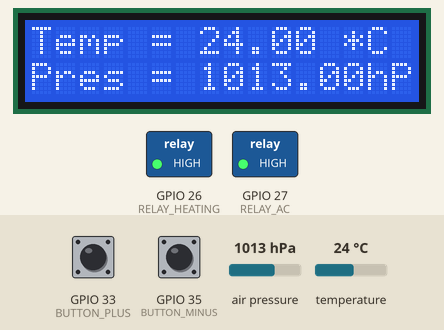
The sketch below on a simulated ESP32. Parts: 16×2 character LCD, switched loads named in the sketch (green lamp = pin HIGH). The inputs (shaded band) are chosen by the test bench; at power-on: GPIO 33 (BUTTON_PLUS) LOW, temperature 24 °C, GPIO 35 (BUTTON_MINUS) LOW, air pressure 1013 hPa. WiFi joins after 1.5 s; servers stay silent unless stated; what the sketch prints to the serial monitor is not drawn.

Above: at 3.2 s.
3.3 s: GPIO 33 (BUTTON_PLUS) pulled HIGH for 0.15 s
At 3.8 s:
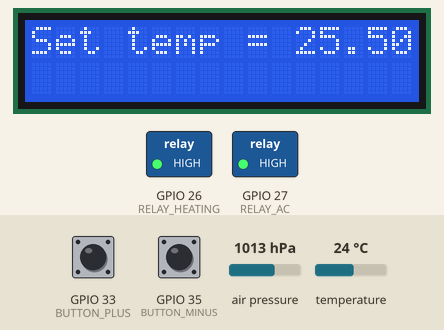
5.5 s: temperature set to 25.7 °C
At 8.5 s:
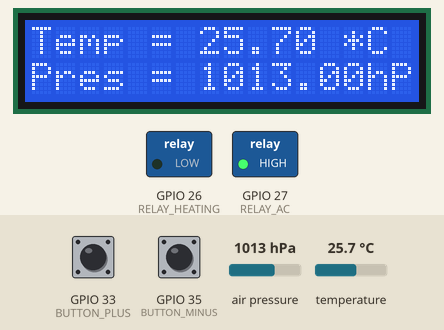
13.5 s: GPIO 35 (BUTTON_MINUS) pulled HIGH for 0.15 s
At 17.1 s:
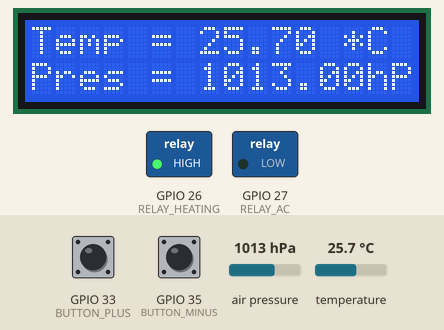
17.5 s: GPIO 35 (BUTTON_MINUS) pulled HIGH for 1 s
At 17.8 s:
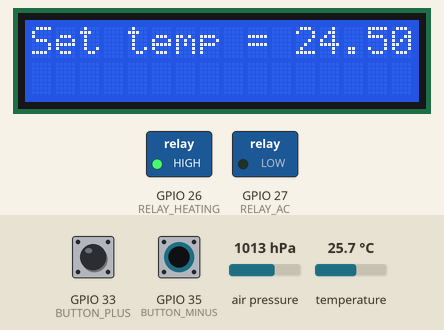
21.5 s: air pressure set to 952 hPa
At 24.4 s:
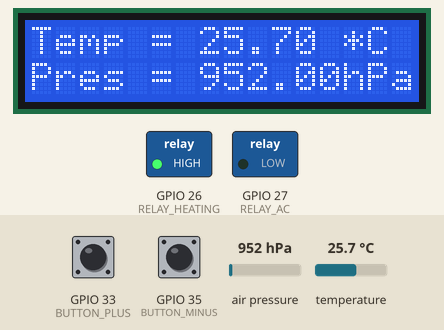
25.5 s: air pressure set to 975 hPa
At 28.7 s:
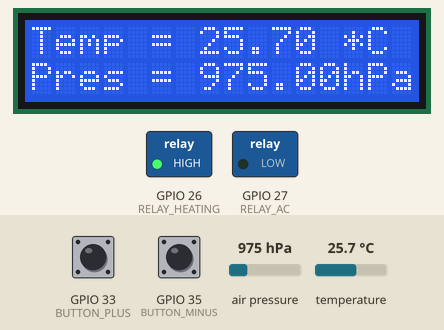
Timing chart, 0 to 30.2 s (numbered marks = the images above; inputs shaded):
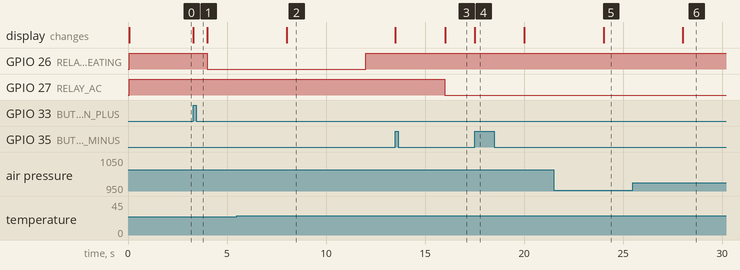

The sketch:

IoT.ino
```cpp
#include <LiquidCrystal.h>
#include <Wire.h>
#include <SPI.h>
#include "WiFi.h"
#include "ESPAsyncWebServer.h"
#include "index_html.h"

#include <Adafruit_Sensor.h>
#include <Adafruit_BMP280.h>


#define BUTTON_MINUS 35
#define BUTTON_PLUS 33
#define RELAY_AC 27
#define RELAY_HEATING 26
#define REF_TEMP_STEP 0.5
//#define HYSTERESIS 0.5

LiquidCrystal lcd(19, 23, 18, 17, 16, 15);

float ref_temp=25.00, real_temp;
bool interrupt_flag = false;
float pressure = 0;

String desired_temp = "25";
const char* PARAM_INPUT = "value";

float HYSTERESIS = 0.50;

unsigned long currentTime = millis();
unsigned long previousTime = 0, lastIntTime;
const long timeoutTime = 4000;

// Replace with your network credentials
const char* ssid     = "wi-fi-ssid";
const char* password = "fill-in";

AsyncWebServer server(80);


Adafruit_BMP280 bmp; // use I2C interface
Adafruit_Sensor *bmp_temp = bmp.getTemperatureSensor();
Adafruit_Sensor *bmp_pressure = bmp.getPressureSensor();
sensors_event_t temp_event, pressure_event;


String readBMETemperature() {

    bmp_temp->getEvent(&temp_event);
    real_temp = temp_event.temperature;
    return String(real_temp);

}

String readBMEPressure() {

    bmp_pressure->getEvent(&pressure_event);
    pressure =  pressure_event.pressure;
    return String(pressure_event.pressure);
  }


void update_LCD(){
  lcd.clear();
  if(!interrupt_flag)
  {
    readBMETemperature();
    readBMEPressure();
    lcd.setCursor(0,0);
    lcd.print("Temp = ");
    lcd.print(real_temp);
    lcd.print(" *C");
    lcd.setCursor(0,1);
    lcd.print("Pres = ");
    lcd.print(pressure_event.pressure);
    lcd.print("hPa");
  }

  else {
    lcd.setCursor(0,0);
    lcd.print("Set temp = ");
    lcd.print(ref_temp);
    lcd.print(" *C");
  }
}


String getHeatingState()
{

  if (!digitalRead(RELAY_HEATING)){
      return String("ON");
  }

  return String("OFF");
}


String getACState()
{

  if (!digitalRead(RELAY_AC)){
      return String("ON");
  }

  return String("OFF");
}

void IRAM_ATTR ISR_func()
{
  interrupt_flag = true;

}

// Replaces placeholder with BME values
String processor(const String& var){
  if(var == "TEMPERATURE"){
    return readBMETemperature();
  }
 if(var == "PRESSURE"){
    return readBMEPressure();
  }
 if(var =="HEATING_STATE") {

    return getHeatingState();
 }
 if(var =="AC_STATE") {

    return getACState();
 }
 if(var =="DESIRED_TEMP"){
    return String(ref_temp);
 }

  return String();
}


void setup() {
 // Serial port for debugging purposes
  Serial.begin(115200);
  lcd.begin(16, 2);
  update_LCD();

  pinMode(BUTTON_MINUS, INPUT);
  pinMode(BUTTON_PLUS, INPUT);
  attachInterrupt(BUTTON_MINUS, ISR_func, RISING);
  attachInterrupt(BUTTON_PLUS, ISR_func, RISING);

  pinMode(RELAY_HEATING, OUTPUT);
  pinMode(RELAY_AC, OUTPUT);
  digitalWrite(RELAY_AC, HIGH);
  digitalWrite(RELAY_HEATING, HIGH);

   // Connect to Wi-Fi
  WiFi.begin(ssid, password);
  while (WiFi.status() != WL_CONNECTED) {
    delay(1000);
    Serial.println("Connecting to WiFi..");
  }

  // Print ESP32 Local IP Address
  Serial.println(WiFi.localIP());


   bool status;
  Serial.println(F("BMP280 Sensor event test"));

  if (!bmp.begin()) {
    Serial.println(F("Could not find a valid BMP280 sensor, check wiring!"));
    while (1) delay(10);
  }

   /* Default settings from datasheet. */
  bmp.setSampling(Adafruit_BMP280::MODE_NORMAL,     /* Operating Mode. */
                  Adafruit_BMP280::SAMPLING_X2,     /* Temp. oversampling */
                  Adafruit_BMP280::SAMPLING_X16,    /* Pressure oversampling */
                  Adafruit_BMP280::FILTER_X16,      /* Filtering. */
                  Adafruit_BMP280::STANDBY_MS_500); /* Standby time. */

  bmp_temp->printSensorDetails();


  server.on("/", HTTP_GET, [](AsyncWebServerRequest *request){
    request->send_P(200, "text/html", index_html, processor);
  });
  server.on("/temperature", HTTP_GET, [](AsyncWebServerRequest *request){
    request->send_P(200, "text/plain",readBMETemperature().c_str() , processor);
  });

  server.on("/pressure", HTTP_GET, [](AsyncWebServerRequest *request){
    request->send_P(200, "text/plain",readBMEPressure().c_str(),processor);
  });

  server.on("/heating", HTTP_GET, [](AsyncWebServerRequest *request){
    request->send_P(200, "text/plain",getHeatingState().c_str(),processor);
  });

   server.on("/ac", HTTP_GET, [](AsyncWebServerRequest *request){
    request->send_P(200, "text/plain",getACState().c_str(),processor);
  });
  server.on("/desired_temp", HTTP_GET, [] (AsyncWebServerRequest *request) {
    String inputMessage;
    // GET input1 value on <ESP_IP>/slider?value=<inputMessage>

    if (request->hasParam(PARAM_INPUT)) {
      inputMessage = request->getParam(PARAM_INPUT)->value();
      ref_temp = inputMessage.toFloat();
    }

      request->send_P(200, "text/plain", String(ref_temp).c_str(), processor);

  });


  server.on("/set_hist", HTTP_GET, [] (AsyncWebServerRequest *request) {
    String inputMessage;
    if (request->hasParam(PARAM_INPUT)) {;
      inputMessage = request->getParam(PARAM_INPUT)->value();
      HYSTERESIS = inputMessage.toFloat();
    }
      request->send_P(200, "text/plain", "OK", processor);

  });

  // Start server
  server.begin();

}


void loop()
{

  currentTime = millis();

    if (interrupt_flag == true)
     {
        if ((currentTime - lastIntTime)> 50 && interrupt_flag)
          {  lastIntTime = currentTime;
             if(digitalRead(BUTTON_PLUS))
                {
                   ref_temp+=REF_TEMP_STEP;

                }
             else if(digitalRead(BUTTON_MINUS))
                {
                  ref_temp-=REF_TEMP_STEP;
                }
        update_LCD();
        interrupt_flag = false;

          }
    }
    else
    {
        if(currentTime-previousTime>timeoutTime)
        {

            if(real_temp>= ref_temp + HYSTERESIS)
            {
              digitalWrite(RELAY_AC,LOW);
              digitalWrite(RELAY_HEATING,HIGH);
            }
            else if (real_temp <= ref_temp - HYSTERESIS)
            {
              digitalWrite(RELAY_HEATING,LOW);
              digitalWrite(RELAY_AC,HIGH);
            }

            else {

                  digitalWrite(RELAY_HEATING,HIGH);
                  digitalWrite(RELAY_AC,HIGH);
            }
          update_LCD();
          previousTime = currentTime;


        }
    }
}
```

index_html.h
```cpp
const char index_html[] PROGMEM = R"rawliteral(
<!DOCTYPE HTML><html>
<head>
  <meta name="viewport" content="width=device-width, initial-scale=1">
  <link rel="stylesheet" href="https://use.fontawesome.com/releases/v5.7.2/css/all.css" integrity="sha384-fnmOCqbTlWIlj8LyTjo7mOUStjsKC4pOpQbqyi7RrhN7udi9RwhKkMHpvLbHG9Sr" crossorigin="anonymous">
  <style>
    html {
     font-family: Arial;
     margin: 0px auto;
     text-align: center;

    }
    h2 {
      font-size: 3.0rem;
      padding: 10px;

    }
    p { font-size: 1.0rem; }
    .units {
       font-size: 1.5rem;
      }
    .bmp-labels{
      font-size: 1.5rem;
      vertical-align:middle;
      padding-bottom: 15px;
    }
   body {
    max-width: 600px; margin:0px auto; padding-bottom: 25px;
    box-shadow: 5px 5px 5px 5px #96a8a2;
    border-radius: 15px 15px 15px 15px ;
   }

 .buttons {
    box-shadow: 0 8px 16px 0 rgba(0,0,0,0.2), 0 6px 20px 0 rgba(0,0,0,0.19);
    color:rgb(5, 10, 15);
    font-size: 20px;
    border-radius: 5px 5px 5px 5px ;

 }
.var{
    font-size: 2rem;
}

.slider {
  -webkit-appearance: none;
  height: 25px;
  width: 400px;
  background: #d3d3d3;
  outline: none;
  border-radius: 5px;
  opacity: 0.7;
  -webkit-transition: .2s;
  transition: opacity .2s;
}


.slider:hover {
  opacity: 1;
}

.slider::-webkit-slider-thumb {
  -webkit-appearance: none;
  appearance: none;
  width: 25px;
  height: 25px;
  border-radius: 10px;
  background: rgb(5, 10, 15);
  cursor: pointer;
}

.slider::-moz-range-thumb {
  width: 25px;
  height: 25px;
  background: rgb(5, 10, 15);
  cursor: pointer;
}
</style>
</head>
<body >
  <h2>Wi-fi thermostat </h2>
  <p>
    <i class="fas fa-thermometer-half fa-2x" style="color:rgb(187, 50, 25);"></i>
    <span class="bmp-labels ">Temperature :</span>
    <span  id="temperature" class="var">%TEMPERATURE%</span>
    <sup class="units">&deg;C</sup>
  </p>


  <p class = "my-auto">
    <i class="fas fa-tint fa-2x" style="color:#00add6;"></i>
    <span class="bmp-labels">Pressure :</span>
    <span id="pressure"  class="var">%PRESSURE%  </span>
    <sup class="units" style="text-align: justify;">hPA</sup>
  </p>

  <p>
     <i class="fas fa-fire fa-2x " style="color:#aa2504;"></i>
     <span class="bmp-labels">Heating state : </span>
     <span id="heating" class="var"> %HEATING_STATE% </span>
  </p>
  <p>
    <i class="fas fa-wind fa-2x" style="color:#2795df;"></i>
    <span class="bmp-labels">AC state : </span>
     <span id="ac" class="var">%AC_STATE% </span>
  </p>

  <div class="slidecontainer">
  <p> <span class="bmp-labels"> Desired temperature </span> </p>
   <input type="range" onchange="updateDesiredTemp(this)" min="0" max="50" value="%DESIRED_TEMP%" step = "0.5" class="slider" id="desired_temp">
  <p> <span id="set_temp_value" class="var">%DESIRED_TEMP%</span> </p>
  </div>
  <p>
    Hystersis value :
    <input id="hist25" type="button" class="buttons" value="0.25&deg;C" onclick="setHistValue25();"  />
    <input id="hist50" type="button" class="buttons" value="0.50&deg;C"  onclick="setHistValue50();" />
  </p>

</body>

<script>
setInterval(function ( ) {
  updateTemperature();
  updatePressure();
  getDesiredTemp();
}, 1000 ) ;

setInterval(function ( ) {
  updateHeating();
  updateAC();
}, 2000 ) ;


function updateHeating() {
  var xhttp = new XMLHttpRequest();
  xhttp.onreadystatechange = function() {
    if (this.readyState == 4 && this.status == 200) {
      document.getElementById("heating").innerHTML = this.responseText;
    }
  };
  xhttp.open("GET", "heating", true);
  xhttp.send();
}

function updateAC() {
  var xhttp = new XMLHttpRequest();
  xhttp.onreadystatechange = function() {
    if (this.readyState == 4 && this.status == 200) {
      document.getElementById("ac").innerHTML = this.responseText;
    }
  };
  xhttp.open("GET", "ac", true);
  xhttp.send();
}

function updatePressure() {
  var xhttp = new XMLHttpRequest();
  xhttp.onreadystatechange = function() {
    if (this.readyState == 4 && this.status == 200) {
      document.getElementById("pressure").innerHTML = this.responseText;
    }
  };
  xhttp.open("GET", "/pressure", true);
  xhttp.send();
}

function updateTemperature()
{
  var xhttp = new XMLHttpRequest();
  xhttp.onreadystatechange = function() {
    if (this.readyState == 4 && this.status == 200) {
      document.getElementById("temperature").innerHTML = this.responseText;
    }
  };

  xhttp.open("GET", "/temperature", true);
  xhttp.send();

}

function updateDesiredTemp(element)
{

  var xhttp = new XMLHttpRequest();
  var sliderValue = document.getElementById("desired_temp").value;
  var output = document.getElementById("set_temp_value");
  output.innerHTML = sliderValue;
  xhttp.open("GET", "/desired_temp?value="+sliderValue, true);
  xhttp.send();
  };

function getDesiredTemp(){
  var xhttp = new XMLHttpRequest();
   var output = document.getElementById("set_temp_value");
  xhttp.onreadystatechange = function() {
    if (this.readyState == 4 && this.status == 200) {
      output.innerHTML = this.responseText;
   }
  };

  xhttp.open("GET", "/desired_temp", true);
  xhttp.send();
}

function setHistValue25(){


  var xhttp = new XMLHttpRequest();
  xhttp.open("GET", "/set_hist?value=0.25", true);
  xhttp.send();
  document.getElementById("hist25").disabled=true
  document.getElementById("hist50").disabled=false;

}

function setHistValue50(){

   var xhttp = new XMLHttpRequest();
   xhttp.open("GET", "/set_hist?value=0.50", true);
   xhttp.send();
  document.getElementById("hist25").disabled=false;
  document.getElementById("hist50").disabled=true;

}

</script>
</html>
)rawliteral";
```

Measured:
- the behaviour switches between 25 and 25.1 °C on temperature (found by bisection; images 1 and 2)
- after the input at 3.3 s, the display: changes at once (image 1)
- after the input at 5.5 s, GPIO 26 (RELAY_HEATING): LOW → HIGH after 6.5 s; the display: changes after 2.5 s (image 2)
- after the input at 13.5 s, GPIO 27 (RELAY_AC): HIGH → LOW after 2.5 s; the display: first changes at once (image 3 shows a later state)
- after the input at 17.5 s, the display: changes at once (image 4)
- after the input at 21.5 s, the display: changes after 2.5 s (image 5)
- after the input at 25.5 s, the display: changes after 2.5 s (image 6)
